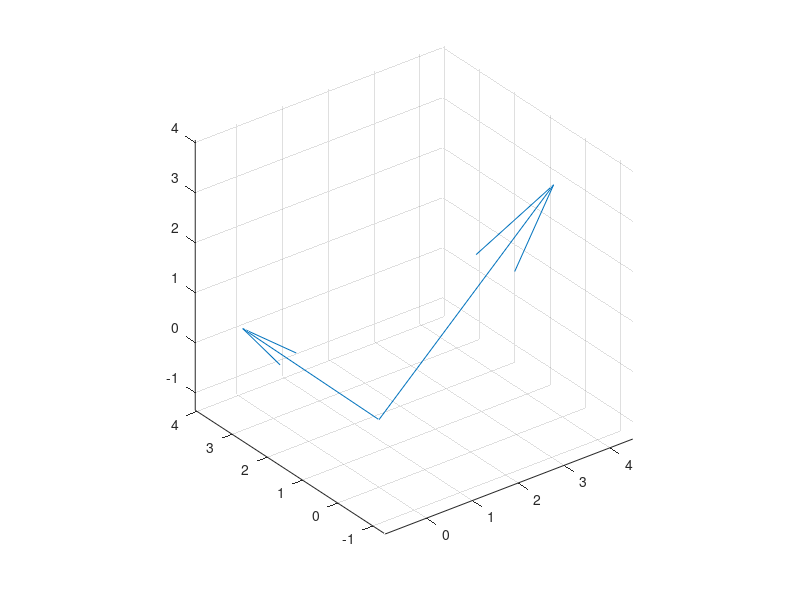
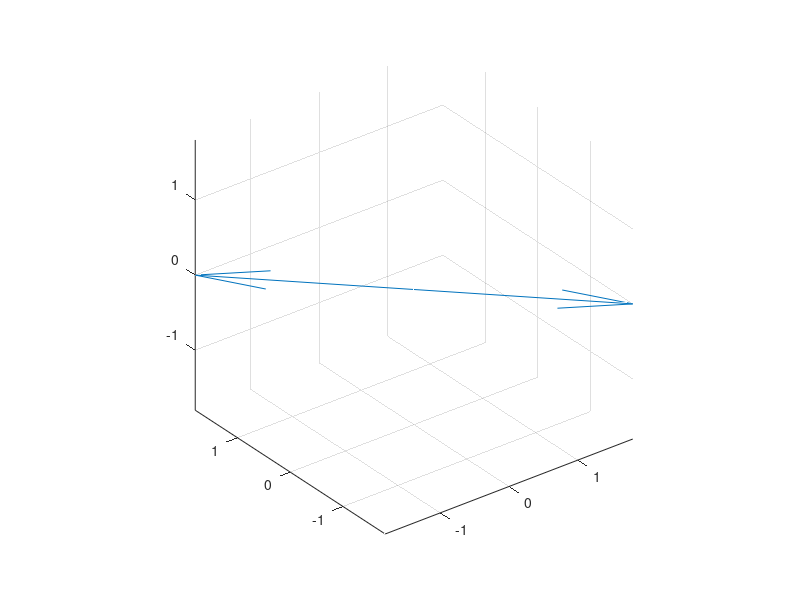

Write MATLAB code to recreate these figures, in order. (Note: this script raises an error after producing the figures.)
eqn1 = [-1 36 -405 1458];
sol = roots(eqn1)

% Exercsie 2.1(a)
x = [5,1,3]'; y = [-1,3,1]';

starts = zeros(2,3);  % Starts at the origin.
ends = [x'; y'];  % Ends at hte point.

% quiver3 args are x,y,z,u,v,w. x,y,z are are start positions and u,v,w are
% end positions.
a = quiver3(starts(:,1), starts(:,2), starts(:,3), ends(:,1), ends(:,2), ends(:,3));
axis equal
saveas(a, 'C:\Users\nbclsc\Desktop\applied-multivariate-statistics\solutions\chapter-2\sol2.1a.png', 'png')


% Exercsie 2.1(c)
starts = zeros(2,3);  % Starts at the origin.
ends = [(x-mean(x))'; (y-mean(y))'];  % Ends at the point. Subtract the mean values.

% quiver3 args are x,y,z,u,v,w. x,y,z are the start positions and u,v,w are
% the end positions.
a = quiver3(starts(:,1), starts(:,2), starts(:,3), ends(:,1), ends(:,2), ends(:,3));
axis equal
saveas(a, 'C:\Users\nbclsc\Desktop\applied-multivariate-statistics\solutions\chapter-2\sol2.1c.png', 'png')


% Exercise 2.18
A = [4 -sqrt(2); -sqrt(2) 3];
[V,D] = eig(A);
rref(A - D(1,1)*eye(width(A)))
rref(A - D(2,2)*eye(width(A)))

MyPlotEllipse(V,D,1,'sol2.18.c1')
MyPlotEllipse(V,D,4,'sol2.18.c4')

% Exercise 2.20
A = [2 1; 1 3]
eig(A)
[V,D] = eig(A);
rref(A - D(1,1)*eye(width(A)))
rref(A - D(2,2)*eye(width(A)))
a = 5 - sqrt(5);
b = 5 + sqrt(5);
A12 = V*sqrt(D)*V';

% Exercise 2.21
A = [1 1; 2 -2; 2 2]
A'*A
A*A'
[V,D] = eig(A*A');

% Exercise 2.22
A = [4 8 8; 3 6 -9]
A'*A
A*A'
[V,D] = eig(A*A');

% Exercise 2.24
A = [4 0 0; 0 9 0; 0 0 1]
[P,D] = eig(A)
[P,D] = eig(inv(A))

% Exercise 2.32
popsig = [4 -1 0.5 -0.5 0; -1 3 1 -1 0; 0.5 1 6 1 -1; -0.5 -1 1 4 0; 0 0 -1 0 2]
popmu = [2 4 -1 3 0]'
A = [1 -1; 1 1]
B = [1 1 1; 1 1 -2]
x1 = diag([1 1 0 0 0])  % Use the identity matrix instead of slicing things up.
x2 = diag([0 0 1 1 1])
x1*popmu % (a)
[A zeros(2,3)]*(x1*popmu) % (b)
x1*popsig*x1 % (c)
[A zeros(2,3)]*(x1*popsig*x1)*[A zeros(2,3)]' % (d)
x2*popmu % (e)
[zeros(2,2) B]*(x2*popmu) % (f)
x2*popsig*x2 % (g)
[zeros(2,2) B]*(x2*popsig*x2)*[zeros(2,2) B]' % (h)
x1*popsig*x2 % (i)
[A zeros(2,3)]*(x1*popsig*x2)*[zeros(2,2) B]' % (j)

% Exercise 2.33
A = [2 -1 0; 1 1 3]
B = [1 2; 1 -1]
x1 = diag([1 1 1 0 0])  % Use the identity matrix instead of slicing things up.
x2 = diag([0 0 0 1 1])
x1*popmu % (a)
[A zeros(2,3)]*(x1*popmu) % (b)
x1*popsig*x1 % (c)
[A zeros(2,2)]*(x1*popsig*x1)*[A zeros(2,2)]' % (d)
x2*popmu % (e)
[zeros(2,3) B]*(x2*popmu) % (f)
x2*popsig*x2 % (g)
[zeros(2,3) B]*(x2*popsig*x2)*[zeros(2,3) B]' % (h)
x1*popsig*x2 % (i)
[A zeros(2,2)]*(x1*popsig*x2)*[zeros(2,3) B]' % (j)

% Exercise 2.34
b = [2 -1 4 0]'
d = [-1 3 -2 1]'
(b'*d) <= (b'*b)*(d'*d)

% Exercise 2.35
b = [-4 3]'
d = [1 1]'
B = [2 -2; -2 5]
(b'*d)^2 <= (b'*B*b)*(d'*inv(B)*d)

% Exercise 2.35
B = [4 3; 3 4]
[P,D] = eig(B)
max(diag(D))
min(diag(D))


% Exercise 2.38
A = [13 -4 2; -4 13 -2; 2 -2 10]
roots([1 -36 405 -1458])
[P,D] = eig(A)

% Exercise 2.41
popmu = [3 2 -2 0]'
popsig = 3*eye(4)
A = [1 -1 0 0; 1 1 -2 0; 1 1 1 -3]
A*popmu
A*popsig*A'

% Exercise 2.42
popmu = [3 2 -2 0]'
popsig = 2*eye(4) + ones(4)
A = [1 -1 0 0; 1 1 -2 0; 1 1 1 -3]
A*popmu
A*popsig*A'
